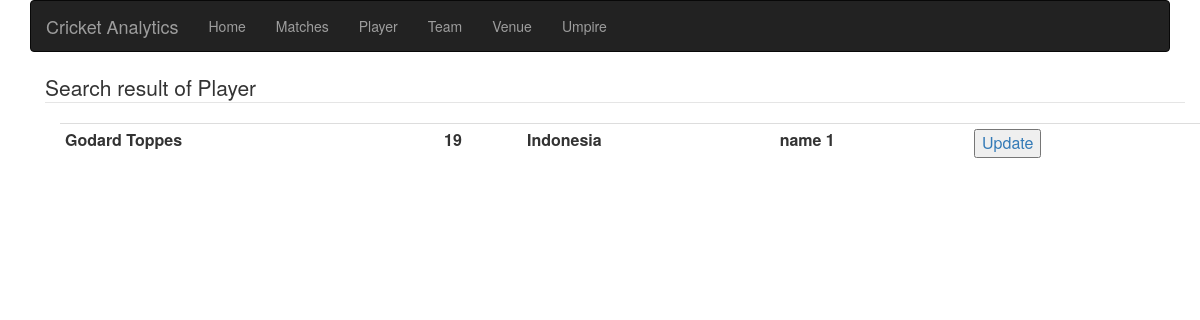
Screenshot of /PhpScripts/PlayerSearchResult.php?stext=Godard Toppes with the database file from the repository.
### tables this page shows
CREATE TABLE player_master
(
  player_id INT NOT NULL AUTO_INCREMENT,
  player_name VARCHAR(100) NOT NULL UNIQUE,
  Player_dob DATE NOT NULL,
  team_id_fk INT NOT NULL,
  player_nationality VARCHAR(100) NOT NULL,
  PRIMARY KEY (player_id),
  FOREIGN KEY (team_id_fk) REFERENCES team_master(team_id)
);

CREATE TABLE team_master
(
  team_id INT NOT NULL AUTO_INCREMENT,
  team_name VARCHAR(100) NOT NULL UNIQUE,
  team_mascot VARCHAR(100) NOT NULL,
  team_desc VARCHAR(1000) NOT NULL,
  team_ranking int DEFAULT NULL,
  PRIMARY KEY (team_id)
);

### PhpScripts/PlayerSearchResult.php (the view, shortened to what this page needs)
<html>
<head>
    <link rel="stylesheet" href="https://maxcdn.bootstrapcdn.com/bootstrap/3.3.7/css/bootstrap.min.css">
</head>
<body>
    <link rel="stylesheet" href="https://maxcdn.bootstrapcdn.com/bootstrap/3.3.7/css/bootstrap.min.css">
<div>
    <?php include 'navBar.php';?>
    <div class="container">
        <div class="container container-fluid">
            <legend>Search result of Player</legend>
            <div class="container container-fluid">
                <table class="table table-condensed">
                    <?php
                    $servername = "localhost";
                    $username = "root";
                    $password = "mysql";
                    $database = "cricket_analytics";
                    $stext = $_GET['stext'];
                    $conn = new mysqli($servername, $username, $password, $database);
                    $sql = "select player_id,player_name,Player_dob,TIMESTAMPDIFF(YEAR, Player_dob, CURDATE()) as age, player_nationality, tm.team_name as teamName,tm.team_id as team_id    from player_master as pm join team_master tm on pm.team_id_fk = tm.team_id        WHERE pm.player_name LIKE '%$stext%';";
                    $result = $conn->query($sql);
                    if($result){
                        while($row = $result->fetch_assoc()) {
                            echo "<tr>";
                            echo "<td><b>$row[player_name]</b></td>";
                            echo "<td><b>$row[age]</b></td>";
                            echo "<td><b>$row[player_nationality]</b></td>";
                            echo "<td><b>$row[teamName]</b></td>";
                            echo "<td><a href='updatePlayer.php?id=$row[player_id]&teamname=$row[teamName]&dob=$row[Player_dob]&nationality=$row[player_nationality]&name=$row[player_name]'><button>Update</button></a></td></tr>";
                        }
                    };
                    ?>
                </table>
            </div>
        </div>
    </div>
</div>
</body>
</html>

### rows the page displays
player_master: player_name "Godard Toppes", row "19", player_nationality "Indonesia", team_id_fk.team_name "name 1"
